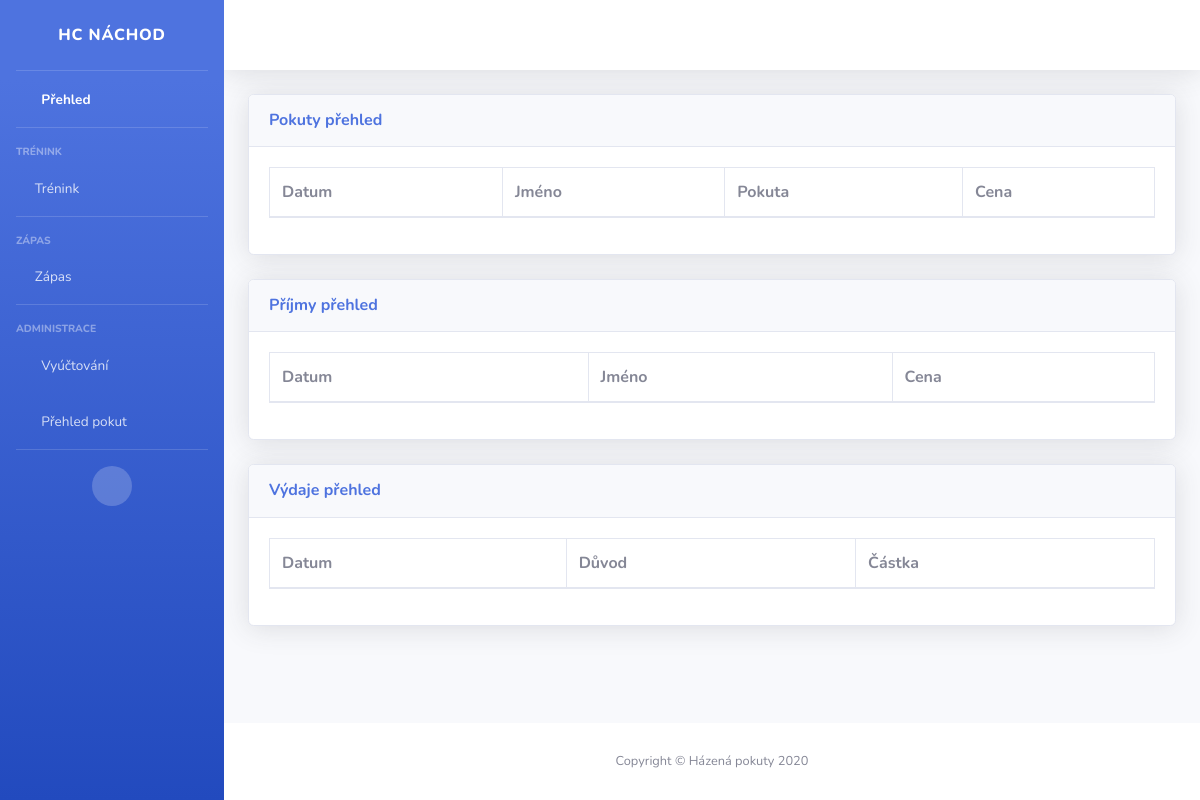
/listview/, run on an earlier commit of the app's database.
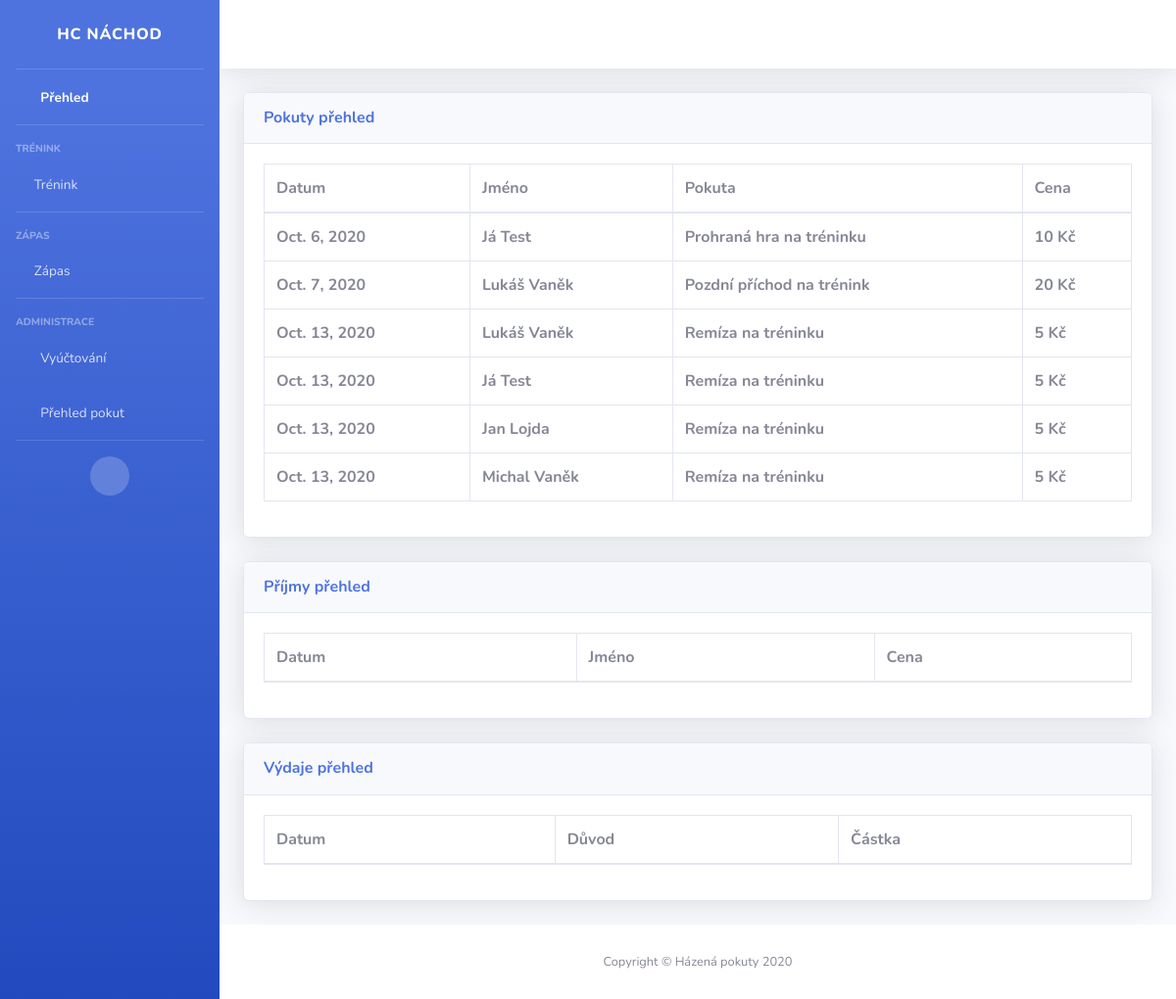
And on a later commit of the database.
### pokuty/models.py (models this page shows)
class PenaltyRecord(models.Model):
    penaltyDate = models.DateField()
    userId = models.PositiveSmallIntegerField(default=1)
    user = models.CharField(max_length=200, default=None)
    penaltyName = models.CharField(max_length=200)
    penaltyPrice = models.PositiveSmallIntegerField()
    payed = models.BooleanField()

### pokuty/views.py (the view)
# urls.py: url(r"^listview/", listview, name="listview"),
def listview(request):
    records = PenaltyRecord.objects.all().filter(payed=False)
    incomes = Income.objects.all()
    expenses = Expense.objects.all()
    return render(request, "pokuty/listview.html",{'records':records, 'incomes':incomes, 'expenses':expenses})

### pokuty/templates/pokuty/listview.html (shortened to what this page needs)
{% extends 'base.html' %}
{% block content %}
<div class="card shadow mb-4">
  <div class="card-header py-3">
              <h6 class="m-0 font-weight-bold text-primary">Pokuty přehled</h6>
  </div>
  <div class="card-body">
    <div class="table-responsive">
        <table class="table table-bordered">
          <thead>
            <tr>
              <th>Datum</th>
              <th>Jméno</th>
              <th>Pokuta</th>
              <th>Cena</th>
            </tr>
          </thead>
          <tbody>
              {% for record in records %}
            <tr>
              <th>{{record.penaltyDate}}</th>
              <th>{{record.user}}</th>
              <th>{{record.penaltyName}}</th>
              <th>{{record.penaltyPrice}} Kč</th>
            </tr>
              {% endfor %}
          </tbody>
        </table>
      </div>
  </div>
</div>
<div class="card shadow mb-4">
  <div class="card-header py-3">
              <h6 class="m-0 font-weight-bold text-primary">Příjmy přehled</h6>
  </div>
  <div class="card-body">
    <div class="table-responsive">
        <table class="table table-bordered">
          <thead>
            <tr>
              <th>Datum</th>
              <th>Jméno</th>
              <th>Cena</th>
            </tr>
          </thead>
        </table>
      </div>
  </div>
</div>
<div class="card shadow mb-4">
  <div class="card-header py-3">
              <h6 class="m-0 font-weight-bold text-primary">Výdaje přehled</h6>
  </div>
  <div class="card-body">
    <div class="table-responsive">
        <table class="table table-bordered">
          <thead>
            <tr>
              <th>Datum</th>
              <th>Důvod</th>
              <th>Částka</th>
            </tr>
          </thead>
        </table>
      </div>
  </div>
</div>
{% endblock %}

### pokuty/templates/base.html (shortened to what this page needs)
<!DOCTYPE html>
<html lang="en">
<head>
  {% load static %}
  <link href="{% static 'vendor/fontawesome-free/css/all.min.css' %}" rel="stylesheet" type="text/css">
  <link href="{% static 'css/sb-admin-2.min.css' %}" rel="stylesheet">
</head>
<body id="page-top">
  <div id="wrapper">
    <ul class="navbar-nav bg-gradient-primary sidebar sidebar-dark accordion" id="accordionSidebar">
      <a class="sidebar-brand d-flex align-items-center justify-content-center" href="index.html">
        <div class="sidebar-brand-text mx-3">HC Náchod</div>
      </a>
      <hr class="sidebar-divider my-0">
      <li class="nav-item active">
        <a class="nav-link" href="{% url 'dashboard' %}">
          <i class="fas fa-fw fa-tachometer-alt"></i>
          <span>Přehled</span></a>
      </li>
      <hr class="sidebar-divider">
      <div class="sidebar-heading">
        Trénink
      </div>
      <li class="nav-item">
        <a class="nav-link collapsed" href="#" data-toggle="collapse" data-target="#collapsePages1"
            aria-expanded="true" aria-controls="collapsePages">
            <i class="fas fa-dumbbell"></i>
            <span>Trénink</span>
        </a>
      </li>
       <hr class="sidebar-divider">
       <div class="sidebar-heading">
         Zápas
       </div>
      <li class="nav-item">
        <a class="nav-link collapsed" href="#" data-toggle="collapse" data-target="#collapsePages2"
            aria-expanded="true" aria-controls="collapsePages">
          <i class="fas fa-volleyball-ball"></i>
          <span>Zápas</span>
        </a>
      </li>
      <hr class="sidebar-divider">
      <div class="sidebar-heading">
        Administrace
      </div>
       <li class="nav-item">
        <a class="nav-link collapsed" href="#" data-toggle="collapse" data-target="#collapsePages3"
            aria-expanded="true" aria-controls="collapsePages">
          <i class="fas fa-fw fa-calculator "  ></i>
          <span>Vyúčtování</span>
        </a>
      </li>
      <li class="nav-item">
        <a class="nav-link" href="{% url 'listview' %}">
          <i class="fas fa-fw fa-users"></i>
          <span>Přehled pokut</span></a>
      </li>
      <hr class="sidebar-divider d-none d-md-block">
      <div class="text-center d-none d-md-inline">
        <button class="rounded-circle border-0" id="sidebarToggle"></button>
      </div>
    </ul>
    <div id="content-wrapper" class="d-flex flex-column">
      <div id="content">
        <nav class="navbar navbar-expand navbar-light bg-white topbar mb-4 static-top shadow">
        </nav>
        <div class="container-fluid">
          {% block content %}
          {% endblock %}
        </div>
      </div>
      <footer class="sticky-footer bg-white">
        <div class="container my-auto">
          <div class="copyright text-center my-auto">
            <span>Copyright &copy; Házená pokuty 2020</span>
          </div>
        </div>
      </footer>
    </div>
  </div>
</body>
</html>

What changed in the data, as far as the page shows it:
added PenaltyRecord: penaltyDate "Oct. 6, 2020", user "Já Test", penaltyName "Prohraná hra na tréninku", penaltyPrice "10"
added PenaltyRecord: penaltyDate "Oct. 7, 2020", user "Lukáš Vaněk", penaltyName "Pozdní příchod na trénink", penaltyPrice "20"
added PenaltyRecord: penaltyDate "Oct. 13, 2020", user "Lukáš Vaněk", penaltyName "Remíza na tréninku", penaltyPrice "5"
added PenaltyRecord: penaltyDate "Oct. 13, 2020", user "Já Test", penaltyName "Remíza na tréninku", penaltyPrice "5"
added PenaltyRecord: penaltyDate "Oct. 13, 2020", user "Jan Lojda", penaltyName "Remíza na tréninku", penaltyPrice "5"
added PenaltyRecord: penaltyDate "Oct. 13, 2020", user "Michal Vaněk", penaltyName "Remíza na tréninku", penaltyPrice "5"
